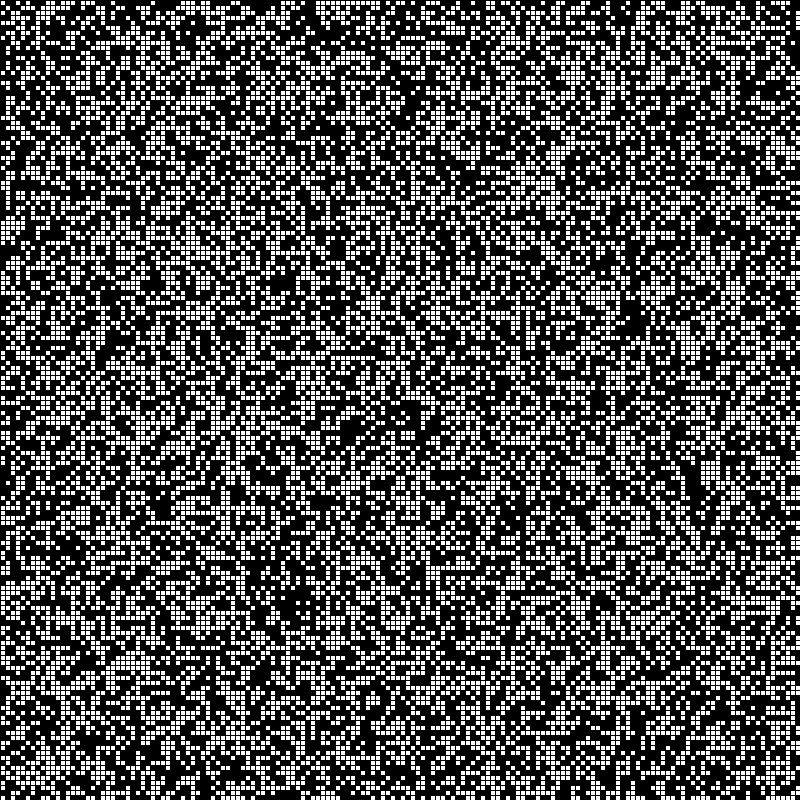
Frame 1 (no input)
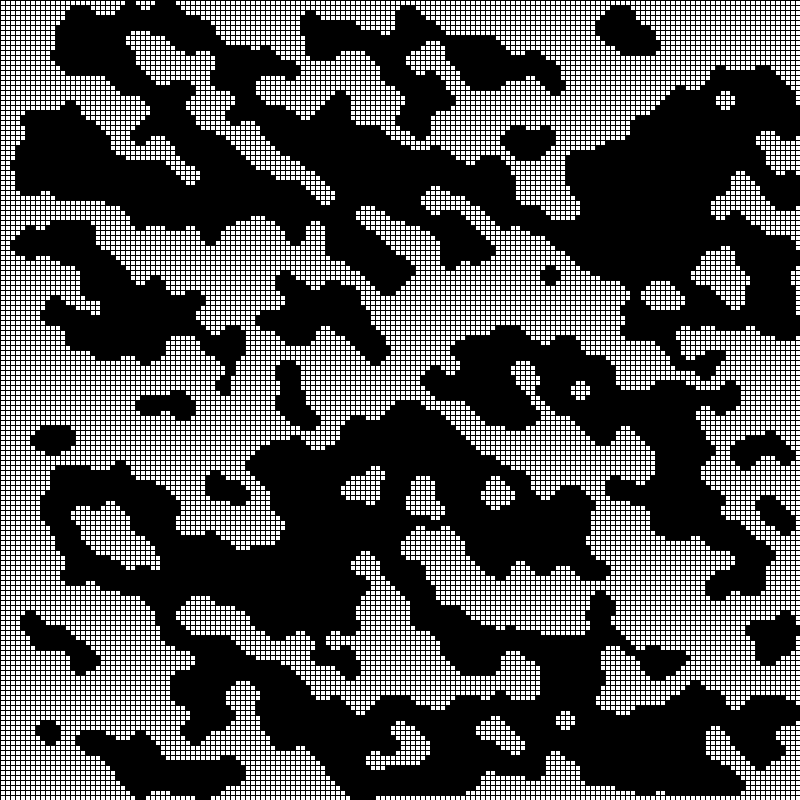
Frame 60 (the mouse pressed at the canvas centre just before this capture)
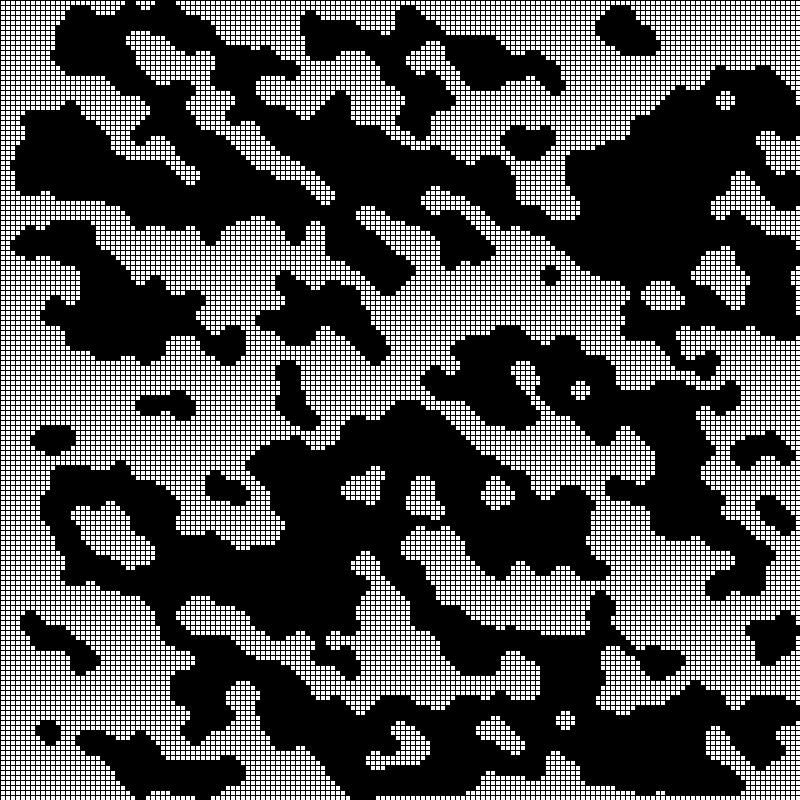
Frame 120 (the mouse held since frame 60 and released just before this capture)

The Processing sketch that drew these frames (run headless with seeded random() and noise(); from frame 60 on, the mouse is pressed at the canvas centre):

// Processing sketch: caveGen
// ── caveGen.pde
int map[][], mapBuffer[][];
int cellSize = 5;
int percentWall = 50;

int timeBuffer = 100;
int delay = timeBuffer;

void setup()
{
  size(800, 800);
  map = new int[width / cellSize][height / cellSize];
  map = randomizeMap(map);
  drawMap(map);
}

void draw()
{
  if (millis() > timeBuffer)
  {
    map = smoothMap(map);
    drawMap(map);
    timeBuffer += delay;
  }
}

int[][] randomizeMap(int map[][])
{
  for (int i = 0; i < map.length; i++)
  {
     for (int j = 0; j < map[i].length; j++)
     {
       map[i][j] = (int(random(100)) <= percentWall? 1: 0);
     }
  }
  return map;
}

void drawMap(int map[][])
{
  for (int i = 0; i < map.length; i++)
  {
     for (int j = 0; j < map[i].length; j++)
     {
         fill(map[i][j] == 1? 0: 255);
         rect(i * cellSize, j * cellSize, cellSize, cellSize);
     }
  }
}

int[][] smoothMap(int map[][])
{
  mapBuffer = map;
  int neighbors;
  for (int i = 0; i < map.length; i++)
  {
     for (int j = 0; j < map[i].length; j++)
     {
       neighbors = getNeighbors(map, i, j);
       if (neighbors > 4)
         mapBuffer[i][j] = 1;
       else if (neighbors < 4)
         mapBuffer[i][j] = 0;
       else
         mapBuffer[i][j] = map[i][j];
     }
  }
  return mapBuffer;
}

int getNeighbors(int[][] map, int i, int j)
{
  int neighbors = 0;
  for (int iDiv = i - 1; iDiv <= i + 1; iDiv++)
  {
     for (int jDiv = j - 1; jDiv <= j + 1; jDiv++)
     {
       if (iDiv >= 0 && iDiv < map.length && jDiv >= 0 && jDiv < map[iDiv].length)
       {
         if (!(iDiv == i && jDiv == j))
         {
           neighbors += map[iDiv][jDiv];
         }
       }
     }
  }
  return neighbors;
}
